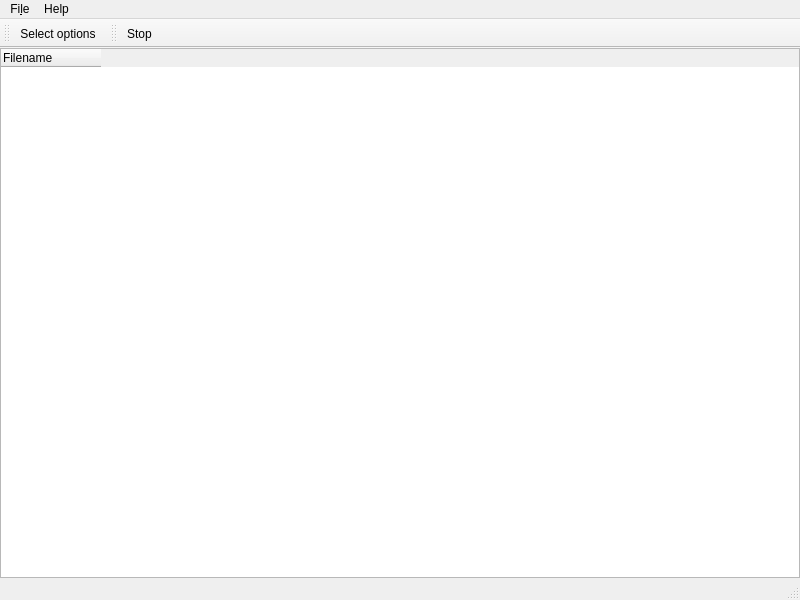
<?xml version="1.0" encoding="UTF-8"?>
<ui version="4.0">
 <class>MainWindow</class>
 <widget class="QMainWindow" name="MainWindow">
  <property name="geometry">
   <rect>
    <x>0</x>
    <y>0</y>
    <width>800</width>
    <height>600</height>
   </rect>
  </property>
  <property name="windowTitle">
   <string>MainWindow</string>
  </property>
  <widget class="QWidget" name="centralWidget">
   <layout class="QHBoxLayout" name="horizontalLayout">
    <property name="leftMargin">
     <number>0</number>
    </property>
    <property name="topMargin">
     <number>0</number>
    </property>
    <property name="rightMargin">
     <number>0</number>
    </property>
    <property name="bottomMargin">
     <number>0</number>
    </property>
    <item>
     <widget class="QTreeWidget" name="treeWidget">
      <attribute name="headerMinimumSectionSize">
       <number>100</number>
      </attribute>
      <attribute name="headerStretchLastSection">
       <bool>false</bool>
      </attribute>
      <column>
       <property name="text">
        <string>Filename</string>
       </property>
      </column>
     </widget>
    </item>
   </layout>
  </widget>
  <widget class="QMenuBar" name="menuBar">
   <property name="geometry">
    <rect>
     <x>0</x>
     <y>0</y>
     <width>800</width>
     <height>31</height>
    </rect>
   </property>
   <widget class="QMenu" name="menuFile">
    <property name="title">
     <string>Fi&amp;le</string>
    </property>
    <addaction name="actionScan_Directory"/>
    <addaction name="separator"/>
    <addaction name="actionExit"/>
   </widget>
   <widget class="QMenu" name="menuHelp">
    <property name="title">
     <string>Help</string>
    </property>
    <addaction name="actionAbout"/>
   </widget>
   <addaction name="menuFile"/>
   <addaction name="menuHelp"/>
  </widget>
  <widget class="QStatusBar" name="StatusBar">   
  </widget>
  <widget class="QToolBar" name="toolBar">
   <property name="windowTitle">
    <string>toolBar</string>
   </property>
   <attribute name="toolBarArea">
    <enum>TopToolBarArea</enum>
   </attribute>
   <attribute name="toolBarBreak">
    <bool>false</bool>
   </attribute>
   <addaction name="actionScan_Directory"/>
  </widget>
  <widget class="QToolBar" name="toolBar">
   <property name="windowTitle">
    <string>toolBar</string>
   </property>
   <attribute name="toolBarArea">
    <enum>TopToolBarArea</enum>
   </attribute>
   <attribute name="toolBarBreak">
    <bool>false</bool>
   </attribute>
   <addaction name="actionStop"/>
  </widget>
  <action name="actionStop">
   <property name="text">
    <string>&amp;Stop</string>
   </property>
  </action>
  <action name="actionScan_Directory">
   <property name="text">
    <string>&amp;Select options...</string>
   </property>
  </action>
  <action name="actionExit">
   <property name="text">
    <string>&amp;Exit</string>
   </property>
  </action>
  <action name="actionAbout">
   <property name="text">
    <string>About</string>
   </property>
  </action>
 </widget>
 <layoutdefault spacing="6" margin="11"/>
 <resources/>
 <connections/>
</ui>
